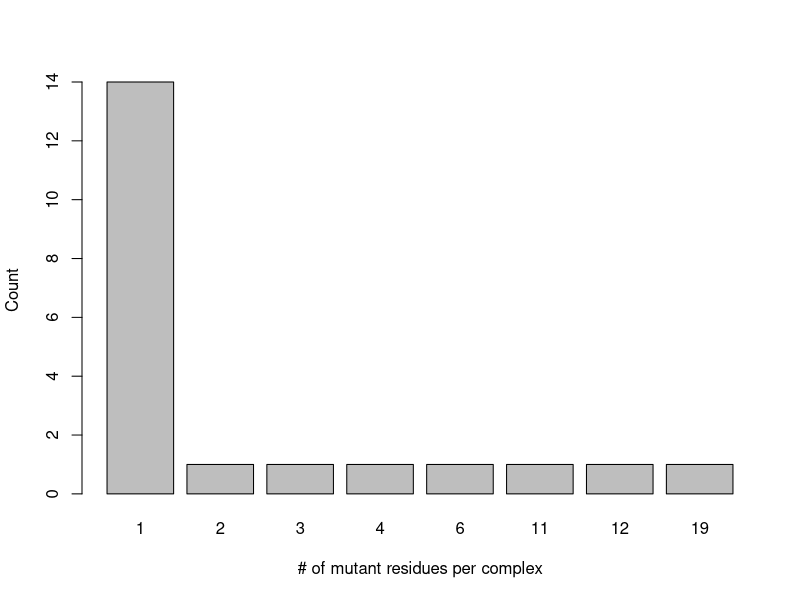
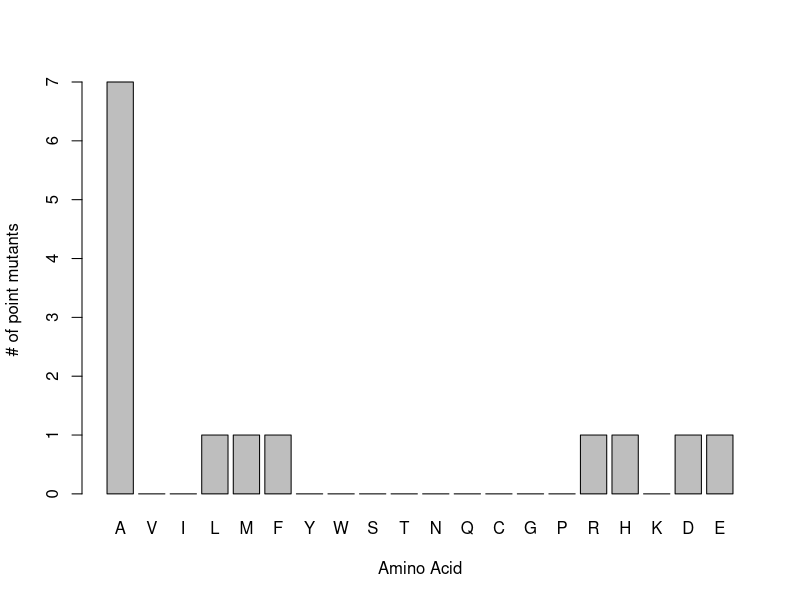
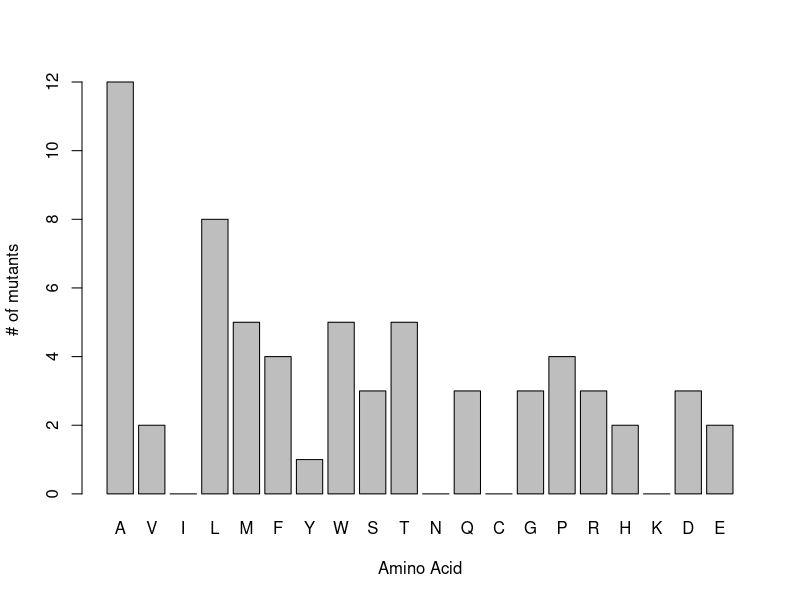

The R source for these figures, in order:
num_aa_vector <- c(14, 1, 1, 1, 1, 1, 1, 1)
names <- c(1, 2, 3, 4, 6, 11, 12, 19)

barplot(num_aa_vector,
        names.arg = names, xlab = "# of mutant residues per complex",
        ylab = "Count"
)

aa <- c(
        "A", "V", "I", "L", "M", "F", "Y", "W", "S",
        "T", "N", "Q", "C", "G", "P", "R", "H", "K",
        "D", "E"
)
aa_count <- c(
        7, 0, 0, 1, 1, 1, 0, 0, 0,
        0, 0, 0, 0, 0, 0, 1, 1, 0, 1, 1
)

barplot(aa_count, names.arg = aa, xlab = "Amino Acid", ylab = "# of point mutants")

total_aa_count <- c(
        12, 2, 0, 8, 5, 4, 1, 5, 3,
        5, 0, 3, 0, 3, 4, 3, 2, 0,
        3, 2
)

barplot(total_aa_count, names.arg = aa, xlab = "Amino Acid", ylab = "# of mutants")
